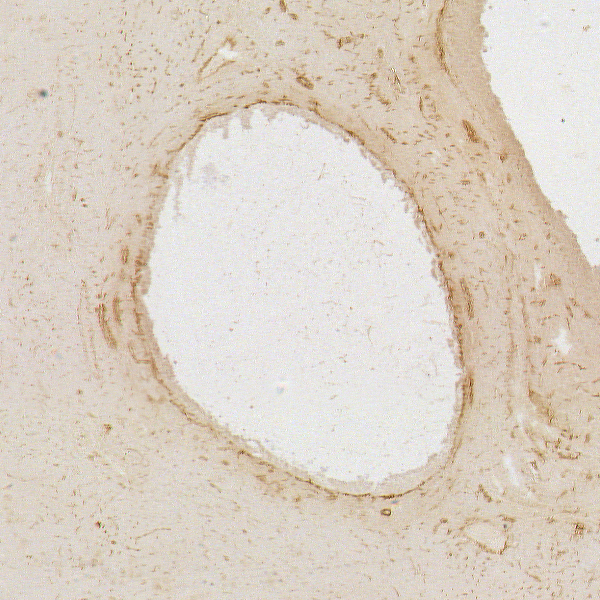
#> input picture images/follicule.bmp, 600 x 600 px
$ python main.py
#> lines starting #> are read from the running program, lines starting #| are printed output that depends on the picture; after the words box and inside, x2 and y2 are one past the last pixel; in counts of white or black regions, pixels touching at a corner belong together
### 09_medical_segmentation/follicle_segmentation.py
import numpy as np
import matplotlib.pyplot as plt
import os
from scipy import ndimage
from skimage import morphology, io

def load_and_visualize_image(image_path):
    """
    Load and visualize the follicle image

    Parameters:
    -----------
    image_path : str
        Path to the follicle image

    Returns:
    --------
    img : numpy.ndarray
        Loaded image
    """
    # Load image
    img = io.imread(image_path)

    # Display original image
    plt.figure(figsize=(8, 8))
    plt.imshow(img, cmap='gray')
    plt.title('Original Follicle Image')
    plt.axis('off')
    plt.show()

    return img

def extract_antrum(img):
    """
    Extract the antrum of the follicle by thresholding the blue component

    Parameters:
    -----------
    img : numpy.ndarray
        Input follicle image

    Returns:
    --------
    antrum : numpy.ndarray
        Binary mask of the antrum
    """
    # Extract blue channel (in grayscale image, just use the image)
    B = img[:, :, 2] if len(img.shape) > 2 else img

    # Threshold to extract antrum (white region in the image)
    # Lower threshold to capture more of the antrum
    antrum = B > 180

    # Label connected components and keep only the largest one (the antrum)
    # Create a structure for connectivity
    struct = ndimage.generate_binary_structure(2, 2)
    labeled_antrum, num_features = ndimage.label(antrum, structure=struct)

    if num_features > 0:
        # Find the largest component
        sizes = ndimage.sum(antrum, labeled_antrum, range(1, num_features+1))
        largest_component = np.argmax(sizes) + 1
        antrum = labeled_antrum == largest_component

    # Fill holes in the antrum mask
    antrum = ndimage.binary_fill_holes(antrum)

    # Display result
    plt.figure(figsize=(8, 8))
    plt.imshow(antrum, cmap='gray')
    plt.title('Extracted Antrum')
    plt.axis('off')
    plt.show()

    return antrum

def extract_theca(antrum, disk_size=20):
    """
    Extract the theca which is the ring region around the antrum

    Parameters:
    -----------
    antrum : numpy.ndarray
        Binary mask of the antrum
    disk_size : int
        Size of the structuring element for dilation

    Returns:
    --------
    theca : numpy.ndarray
        Binary mask of the theca
    """
    # Create a disk-shaped structuring element
    selem = morphology.disk(disk_size)

    # Dilate the antrum to include the surrounding region
    theca = morphology.binary_dilation(antrum, selem)

    # The theca is the difference between the dilated region and the antrum
    theca = np.logical_and(theca, np.logical_not(antrum))

    # Display result
    plt.figure(figsize=(8, 8))
    plt.imshow(theca, cmap='gray')
    plt.title('Extracted Theca')
    plt.axis('off')
    plt.show()

    return theca

def extract_vascularization(img, antrum, theca, threshold=100):
    """
    Extract the vascularization which has a low blue component and is located in theca

    Parameters:
    -----------
    img : numpy.ndarray
        Input follicle image
    antrum : numpy.ndarray
        Binary mask of the antrum
    theca : numpy.ndarray
        Binary mask of the theca
    threshold : int
        Threshold value for blue component

    Returns:
    --------
    vascularization : numpy.ndarray
        Binary mask of the vascularization
    """
    # Extract blue channel (in grayscale image, just use the image)
    B = img[:, :, 2] if len(img.shape) > 2 else img

    # Threshold to extract pixels with low blue component
    vascularization = B < threshold

    # The vascularization is limited to the theca region
    vascularization = np.logical_and(vascularization, theca)

    # Display result
    plt.figure(figsize=(8, 8))
    plt.imshow(vascularization, cmap='gray')
    plt.title('Extracted Vascularization')
    plt.axis('off')
    plt.show()

    return vascularization

def extract_granulosa_cells(vascularization, antrum, theca, disk_size=5):
    """
    Extract granulosa cells which are between the antrum and vascularization

    Parameters:
    -----------
    vascularization : numpy.ndarray
        Binary mask of the vascularization
    antrum : numpy.ndarray
        Binary mask of the antrum
    theca : numpy.ndarray
        Binary mask of the theca
    disk_size : int
        Size of the structuring element for closing operation

    Returns:
    --------
    granulosa : numpy.ndarray
        Binary mask of the granulosa cells
    """
    # Create a disk-shaped structuring element
    selem = morphology.disk(disk_size)

    # Create a filled region that includes vasculature
    # First, dilate the vascularization to connect nearby regions
    dil = morphology.binary_dilation(vascularization, selem)

    # Then close any remaining gaps
    dil = morphology.binary_closing(dil, selem)

    # Label connected components
    struct = ndimage.generate_binary_structure(2, 1)
    labeled_dil, num_features = ndimage.label(dil, structure=struct)

    # Find components that surround the antrum
    # The granulosa cells are in the inner part of the theca, closer to the antrum

    # Use the theca mask but focus on the inner part
    inner_theca = np.logical_and(theca, np.logical_not(vascularization))
    inner_theca = morphology.binary_erosion(inner_theca, morphology.disk(2))

    # Granulosa cells are between the antrum and vascularization/theca
    granulosa = np.logical_and(inner_theca, np.logical_not(antrum))

    # Display result
    plt.figure(figsize=(8, 8))
    plt.imshow(granulosa, cmap='gray')
    plt.title('Extracted Granulosa Cells')
    plt.axis('off')
    plt.show()

    return granulosa

def quantify_components(antrum, theca, vascularization, granulosa):
    """
    Calculate geometrical measurements for the different components

    Parameters:
    -----------
    antrum : numpy.ndarray
        Binary mask of the antrum
    theca : numpy.ndarray
        Binary mask of the theca
    vascularization : numpy.ndarray
        Binary mask of the vascularization
    granulosa : numpy.ndarray
        Binary mask of the granulosa cells

    Returns:
    --------
    measurements : dict
        Dictionary containing measurements
    """
    # Total follicle area is antrum + theca
    follicle = np.logical_or(antrum, theca)

    # Calculate areas (count of non-zero pixels)
    antrum_area = np.sum(antrum)
    theca_area = np.sum(theca)
    vascularization_area = np.sum(vascularization)
    granulosa_area = np.sum(granulosa)
    follicle_area = np.sum(follicle)

    # Calculate proportions
    q_vascularization = vascularization_area / follicle_area
    q_granulosa = granulosa_area / follicle_area

    # Store and print results
    measurements = {
        'antrum_area': antrum_area,
        'theca_area': theca_area,
        'vascularization_area': vascularization_area,
        'granulosa_area': granulosa_area,
        'follicle_area': follicle_area,
        'vascularization_proportion': q_vascularization,
        'granulosa_proportion': q_granulosa
    }

    print(f"Antrum Area: {antrum_area} pixels")
    print(f"Theca Area: {theca_area} pixels")
    print(f"Vascularization Area: {vascularization_area} pixels")
    print(f"Granulosa Area: {granulosa_area} pixels")
    print(f"Total Follicle Area: {follicle_area} pixels")
    print(f"Vascularization Proportion: {q_vascularization:.4f}")
    print(f"Granulosa Proportion: {q_granulosa:.4f}")

    return measurements

def visualize_segmentation(img, antrum, theca, vascularization, granulosa):
    """
    Visualize all segmented components in a single color-coded image

    Parameters:
    -----------
    img : numpy.ndarray
        Original image
    antrum : numpy.ndarray
        Binary mask of the antrum
    theca : numpy.ndarray
        Binary mask of the theca
    vascularization : numpy.ndarray
        Binary mask of the vascularization
    granulosa : numpy.ndarray
        Binary mask of the granulosa cells
    """
    # Create color-coded segmentation
    # Antrum: Blue, Granulosa: Green, Vascularization: Red
    result = np.zeros((*img.shape[:2], 3), dtype=np.uint8)

    # Create color coding
    result[antrum] = [0, 0, 255]  # Antrum: Blue
    result[granulosa] = [0, 255, 0]  # Granulosa: Green
    result[vascularization] = [255, 0, 0]  # Vascularization: Red

    # Display results
    plt.figure(figsize=(12, 10))

    plt.subplot(231)
    plt.imshow(img, cmap='gray')
    plt.title('(a) Original Image')
    plt.axis('off')

    plt.subplot(232)
    plt.imshow(antrum, cmap='gray')
    plt.title('(b) Antrum')
    plt.axis('off')

    plt.subplot(233)
    plt.imshow(theca, cmap='gray')
    plt.title('(c) Theca')
    plt.axis('off')

    plt.subplot(234)
    plt.imshow(vascularization, cmap='gray')
    plt.title('(d) Vascularization')
    plt.axis('off')

    plt.subplot(235)
    plt.imshow(granulosa, cmap='gray')
    plt.title('(e) Granulosa Cells')
    plt.axis('off')

    plt.subplot(236)
    plt.imshow(result)
    plt.title('(f) Segmentation of the Different Parts')
    plt.axis('off')

    plt.tight_layout()

    # Save the results
    plots_dir = 'plots/TP9_Follicle_Segmentation'
    os.makedirs(plots_dir, exist_ok=True)
    plt.savefig(os.path.join(plots_dir, 'follicle_segmentation_results.png'), dpi=300)

    plt.show()

def process_follicle_image(image_path):
    """
    Complete pipeline for follicle segmentation

    Parameters:
    -----------
    image_path : str
        Path to the follicle image
    """
    # Load and visualize image
    img = load_and_visualize_image(image_path)

    # Extract components
    antrum = extract_antrum(img)
    theca = extract_theca(antrum)
    vascularization = extract_vascularization(img, antrum, theca)
    granulosa = extract_granulosa_cells(vascularization, antrum, theca)

    # Quantify results
    measurements = quantify_components(antrum, theca, vascularization, granulosa)

    # Visualize final segmentation
    visualize_segmentation(img, antrum, theca, vascularization, granulosa)

    return measurements

# [4 lines that do not run on import are left out]

### 09_medical_segmentation/main.py
import os
import sys

# Add the current directory to the path to handle imports from both locations
current_dir = os.path.dirname(os.path.abspath(__file__))
if current_dir not in sys.path:
    sys.path.append(current_dir)

from follicle_segmentation import process_follicle_image

def run_follicle_segmentation():
    """
    Run the follicle segmentation practical work
    """
    print("=" * 50)
    print("TP9: Segmentation of Follicles")
    print("=" * 50)

    # Try multiple possible paths to handle different run contexts
    possible_paths = [
        os.path.join("..", "images", "follicule.bmp"),  # When run from TP9 directory
        os.path.join("images", "follicule.bmp"),        # When run from project root
    ]

    image_path = None
    for path in possible_paths:
        if os.path.exists(path):
            image_path = path
            break

    # Check if the image exists
    if not image_path:
        print(f"Error: Image not found. Please check that the follicule.bmp file exists in the images directory.")
        return

    print(f"Using image: {image_path}")
    print("Processing follicle image...")
    print("-" * 50)

    # Process the image and get measurements
    measurements = process_follicle_image(image_path)
#> in load_and_visualize_image, img is the input picture: shape (600, 600, 3); mean R, G, B 219.9, 209.6, 197.7
#> in extract_antrum, `B = img[:, :, 2] if len(img.shape) > 2 else img`:
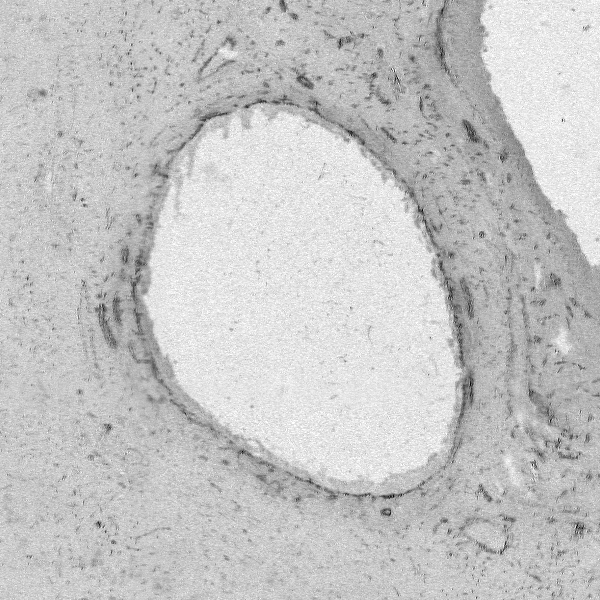
#> B: shape (600, 600); min 0, max 255, mean 197.7
#> in extract_antrum, `antrum = B > 180`:
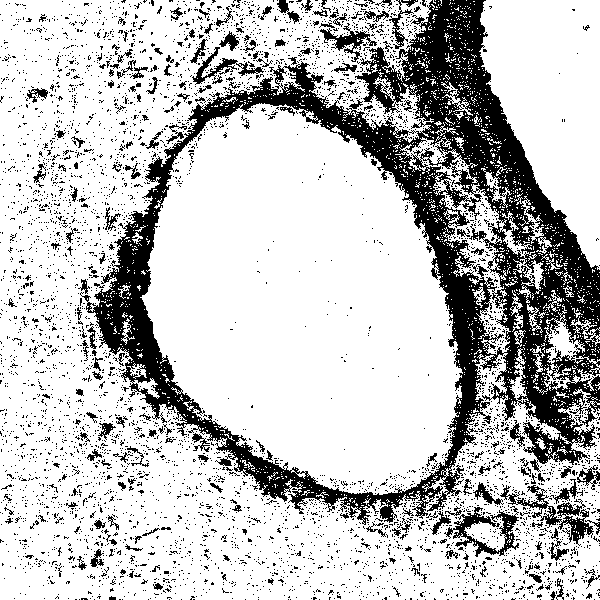
#> antrum: shape (600, 600) bool; 76.6% white; 5054 black regions (4869 under 20 px), largest, box (x1, y1, x2, y2) and area: (80, 0, 600, 525) 59508, (500, 485, 594, 546) 1292, (444, 506, 519, 557) 1208
#> in extract_antrum, `labeled_antrum, num_features = ndimage.label(antrum, structure=struct)`:
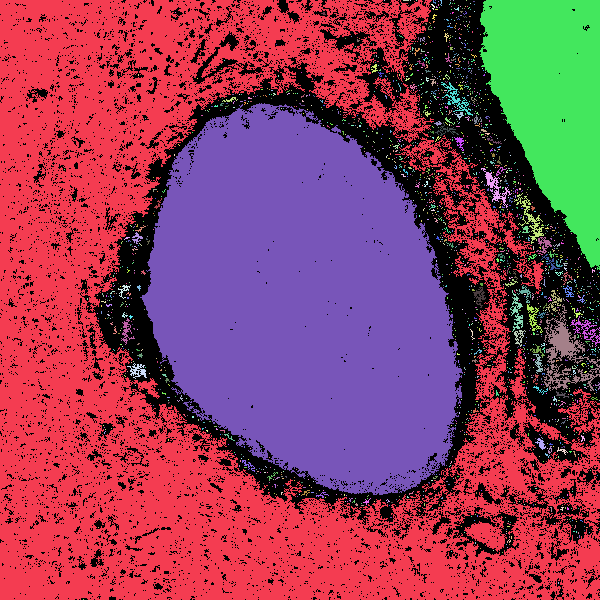
#> labeled_antrum: shape (600, 600) int32; 1787 distinct labels, from 0 to 1786; one colour per label, 0 black
#> in extract_antrum, `labeled_antrum, num_features = ndimage.label(antrum, structure=struct)`: num_features = 1786
#> in extract_antrum, `sizes = ndimage.sum(antrum, labeled_antrum, range(1, num_features+1))`: sizes = 1786 values, max 155779 at index 0, min 1 at index 1, mean 154.3
#> in extract_antrum, `largest_component = np.argmax(sizes) + 1`: largest_component = 1
#> in extract_antrum, `antrum = labeled_antrum == largest_component`: antrum: shape (600, 600) bool; 43.3% white; 1 white region, box (x1, y1, x2, y2) and area: (0, 0, 600, 600) 155779
#> in extract_antrum, `antrum = ndimage.binary_fill_holes(antrum)`:
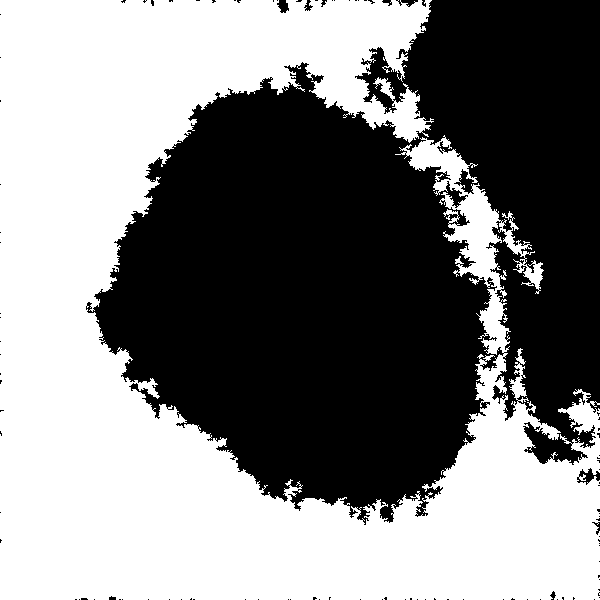
#> antrum: shape (600, 600) bool; 50.7% white; 106 black regions (96 under 20 px), largest, box (x1, y1, x2, y2) and area: (86, 0, 600, 525) 176704, (577, 468, 600, 485) 174, (277, 0, 289, 13) 105
#> in extract_theca, `theca = morphology.binary_dilation(antrum, selem)`: theca: shape (600, 600) bool; 65.2% white; 2 black regions, box (x1, y1, x2, y2) and area: (117, 109, 462, 485) 88007, (426, 0, 600, 392) 37117
#> in extract_theca, `theca = np.logical_and(theca, np.logical_not(antrum))`: theca: shape (600, 600) bool; 14.6% white; 106 white regions (96 under 20 px), largest, box (x1, y1, x2, y2) and area: (86, 0, 600, 525) 51580, (577, 468, 600, 485) 174, (277, 0, 289, 13) 105
#> in extract_vascularization, `vascularization = B < threshold`: vascularization: shape (600, 600) bool; 0.53% white in thin lines or dots
#> in extract_vascularization, `vascularization = np.logical_and(vascularization, theca)`: vascularization: shape (600, 600) bool; 0.36% white in thin lines or dots, all inside (x1, y1, x2, y2) = (99, 0, 600, 595)
#> in extract_granulosa_cells, `dil = morphology.binary_dilation(vascularization, selem)`: dil: shape (600, 600) bool; 6% white; 73 white regions, largest, box (x1, y1, x2, y2) and area: (176, 90, 299, 153) 1657, (432, 248, 483, 329) 1516, (534, 425, 594, 464) 1208
#> in extract_granulosa_cells, `dil = morphology.binary_closing(dil, selem)`: dil: shape (600, 600) bool; 6.7% white; 39 white regions (2 under 20 px), largest, box (x1, y1, x2, y2) and area: (416, 204, 483, 468) 4602, (176, 67, 329, 153) 2881, (290, 472, 430, 521) 2150
#> in extract_granulosa_cells, `labeled_dil, num_features = ndimage.label(dil, structure=struct)`:
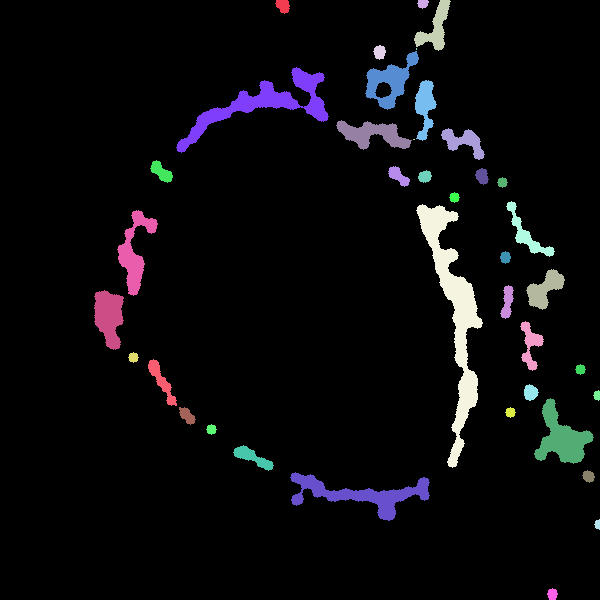
#> labeled_dil: shape (600, 600) int32; 40 distinct labels, from 0 to 39; one colour per label, 0 black
#> in extract_granulosa_cells, `labeled_dil, num_features = ndimage.label(dil, structure=struct)`: num_features = 39
#> in extract_granulosa_cells, `inner_theca = np.logical_and(theca, np.logical_not(vascularization))`: inner_theca: shape (600, 600) bool; 14.2% white; 113 white regions (103 under 20 px), largest, box (x1, y1, x2, y2) and area: (86, 0, 600, 525) 50279, (577, 468, 600, 485) 171, (277, 0, 289, 13) 91
#> in extract_granulosa_cells, `inner_theca = morphology.binary_erosion(inner_theca, morphology.disk(2))`:
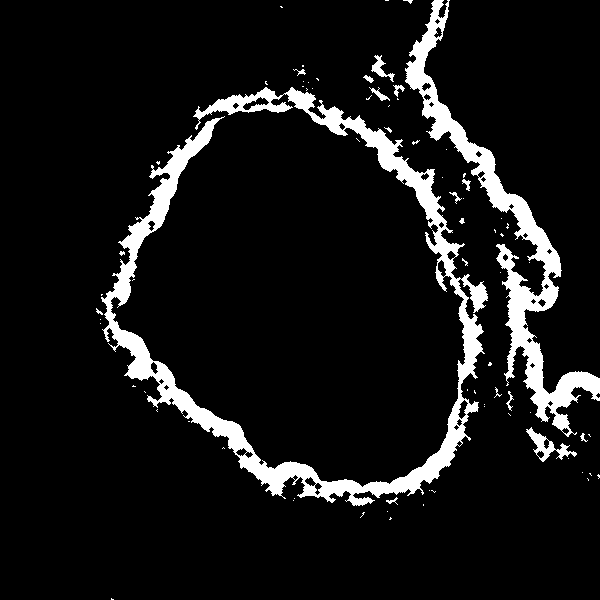
#> inner_theca: shape (600, 600) bool; 8.6% white; 77 white regions (61 under 20 px), largest, box (x1, y1, x2, y2) and area: (101, 87, 488, 506) 18907, (405, 0, 600, 437) 10619, (526, 427, 577, 462) 511
#> in quantify_components, `antrum_area = np.sum(antrum)`: antrum_area = 182436
#> in quantify_components, `theca_area = np.sum(theca)`: theca_area = 52440
#> in quantify_components, `vascularization_area = np.sum(vascularization)`: vascularization_area = 1314
#> in quantify_components, `granulosa_area = np.sum(granulosa)`: granulosa_area = 31022
#> in quantify_components, `follicle_area = np.sum(follicle)`: follicle_area = 234876
#> in quantify_components, `q_vascularization = vascularization_area / follicle_area`: q_vascularization = 0.00559
#> in quantify_components, `q_granulosa = granulosa_area / follicle_area`: q_granulosa = 0.132
#> in quantify_components, `measurements = { 'antrum_area': antrum_area, 'theca_area': theca_area,..`: measurements = {'antrum_area': 182436, 'theca_area': 52440, 'vascularization_area': 1314, 'granulosa_area': 31022, 'follicle_area': 234876, 'vascularization_proportion': 0.00559, 'granulosa_proportion': 0.132}
#| Antrum Area: 182436 pixels
#| Theca Area: 52440 pixels
#| Vascularization Area: 1314 pixels
#| Granulosa Area: 31022 pixels
#| Total Follicle Area: 234876 pixels
#| Vascularization Proportion: 0.0056
#| Granulosa Proportion: 0.1321
#> in visualize_segmentation, `plt.savefig(os.path.join(plots_dir, 'follicle_segmentation_results.png..`:
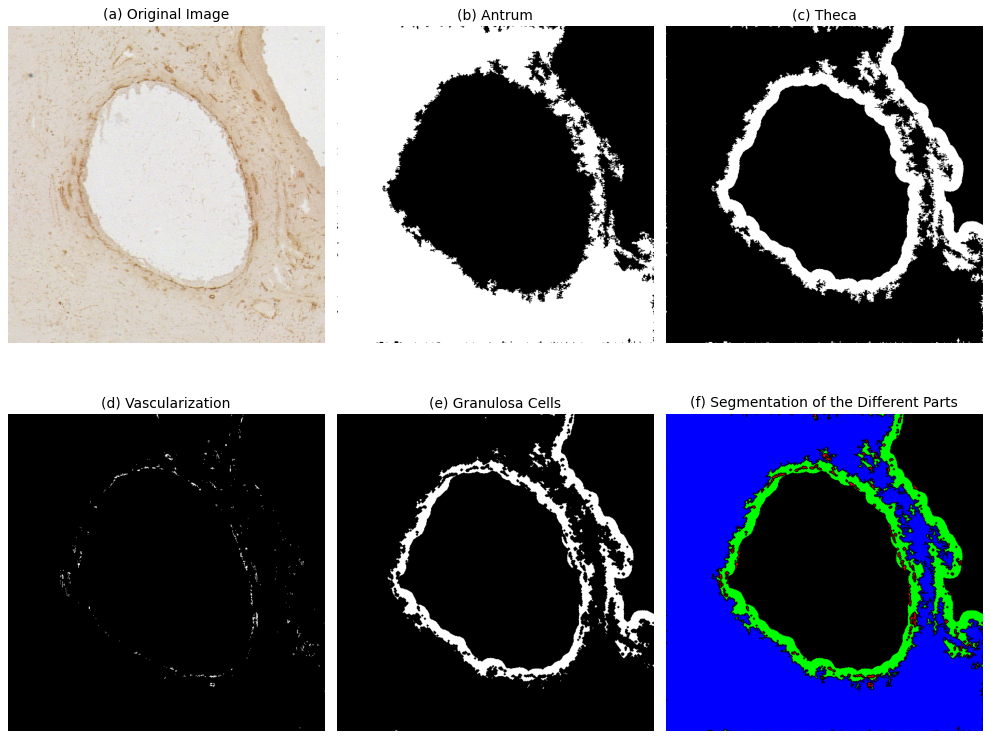
#> figure drawn by matplotlib, 6 panels

    print("-" * 50)
    print("Segmentation complete!")
    print("Results saved in the 'plots/TP9_Follicle_Segmentation' directory")

    return measurements

if __name__ == "__main__":
    run_follicle_segmentation()
